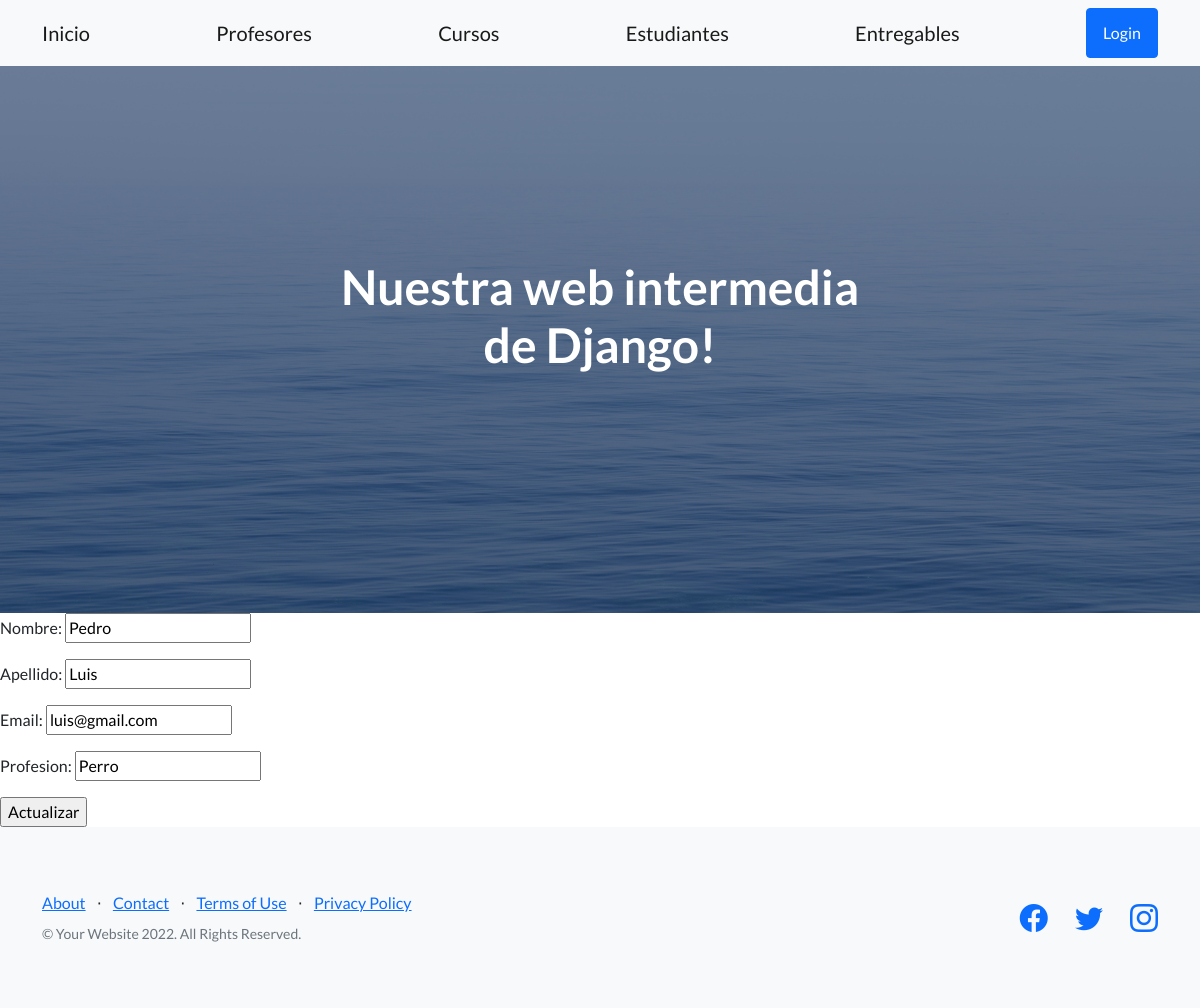
The page /app-coder/edita-profesor/1 on the database its author committed.
### appcoder/models.py (models this page shows, shortened)
class Profesor(models.Model):
    nombre = models.CharField(max_length=50)
    apellido = models.CharField(max_length=50)
    email = models.EmailField(max_length=254)
    profesion = models.CharField(max_length = 50)

### appcoder/views.py (the view)
# urls.py: path('edita-profesor/<int:id>', editar_profesor, name = "EditarProfesor"),
def editar_profesor(request,id):
    profesor = Profesor.objects.get(id=id)
    if request.method == 'POST':
        mi_formulario = ProfesorFormulario(request.POST)
        if mi_formulario.is_valid():
            data = mi_formulario.cleaned_data
            profesor.nombre = data['nombre']
            profesor.apellido = data['apellido']
            profesor.email = data['email']
            profesor.profesion = data['profesion']
            profesor.save()
            return redirect('ListaProfesores')
    else:
        mi_formulario = ProfesorFormulario(initial={"nombre": profesor.nombre,"apellido": profesor.apellido,"email":profesor.email,"profesion":profesor.profesion})
    return render(request,"editarProfesor.html", {'mi_formulario': mi_formulario, 'id':profesor.id})

### appcoder/forms.py
class ProfesorFormulario(forms.Form):
    nombre = forms.CharField(max_length=50)
    apellido = forms.CharField(max_length=50)
    email = forms.EmailField(max_length=254)
    profesion = forms.CharField(max_length=50)

### appcoder/templates/editarProfesor.html
{% extends 'padre.html' %}
{% load static %}
{% block contenidoQueCambia %}
<form action=" {% url 'EditarProfesor' id %} "method="POST">{% csrf_token %}
    {{ mi_formulario.as_p }}
    <input type="submit" value ="Actualizar"/>
</form>
{% endblock contenidoQueCambia %}

### rows shown on the page
Profesor: nombre "Pedro", apellido "Luis", email "luis@gmail.com", profesion "Perro"
